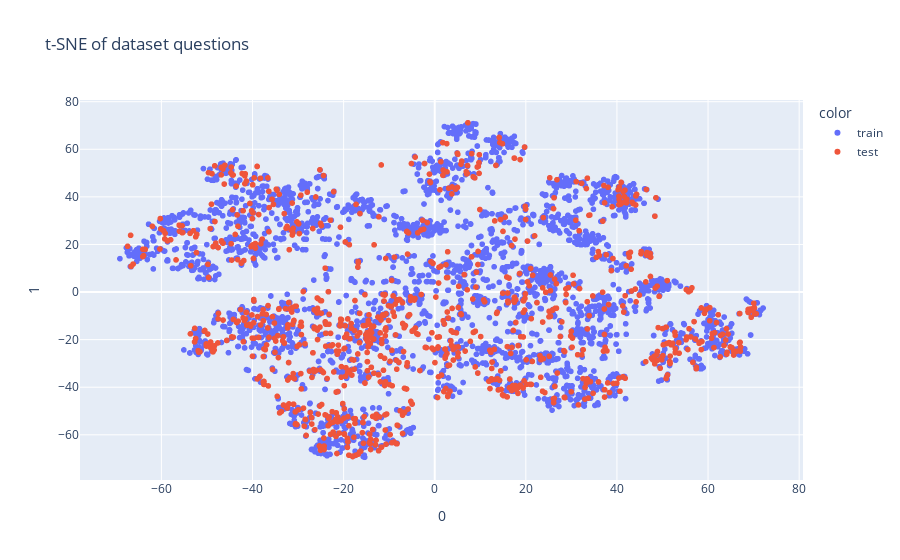

Notebook code cell kept with this figure:
### Code cell
plot_tsne(
    embeddings,
    train_q.tolist() + test_q.tolist(),
    ["train"]*len(train_q) + ["test"]*len(test_q),    
    title="t-SNE of dataset questions"
)

### Figure 1 — Plotly figure (JSON) as saved in the notebook; plotly's stock layout.template omitted (floating-point values rounded to 4 significant figures; data arrays with more than 128 entries replaced by an {"elided": "..."} marker saying what was removed)
{"data": [{"hovertemplate": "<b>%{hovertext}</b><br><br>color=train<br>0=%{x}<br>1=%{y}<extra></extra>", "hovertext": {"elided": "3535 str values"}, "legendgroup": "train", "marker": {"color": "#636efa", "symbol": "circle"}, "mode": "markers", "name": "train", "showlegend": true, "type": "scattergl", "x": {"elided": "3535 float values"}, "xaxis": "x", "y": {"elided": "3535 float values"}, "yaxis": "y"}, {"hovertemplate": "<b>%{hovertext}</b><br><br>color=test<br>0=%{x}<br>1=%{y}<extra></extra>", "hovertext": {"elided": "1000 str values"}, "legendgroup": "test", "marker": {"color": "#EF553B", "symbol": "circle"}, "mode": "markers", "name": "test", "showlegend": true, "type": "scattergl", "x": {"elided": "1000 float values"}, "xaxis": "x", "y": {"elided": "1000 float values"}, "yaxis": "y"}], "layout": {"legend": {"title": {"text": "color"}, "tracegroupgap": 0}, "title": {"text": "t-SNE of dataset questions"}, "xaxis": {"anchor": "y", "domain": [0, 1], "title": {"text": "0"}}, "yaxis": {"anchor": "x", "domain": [0, 1], "title": {"text": "1"}}}}
